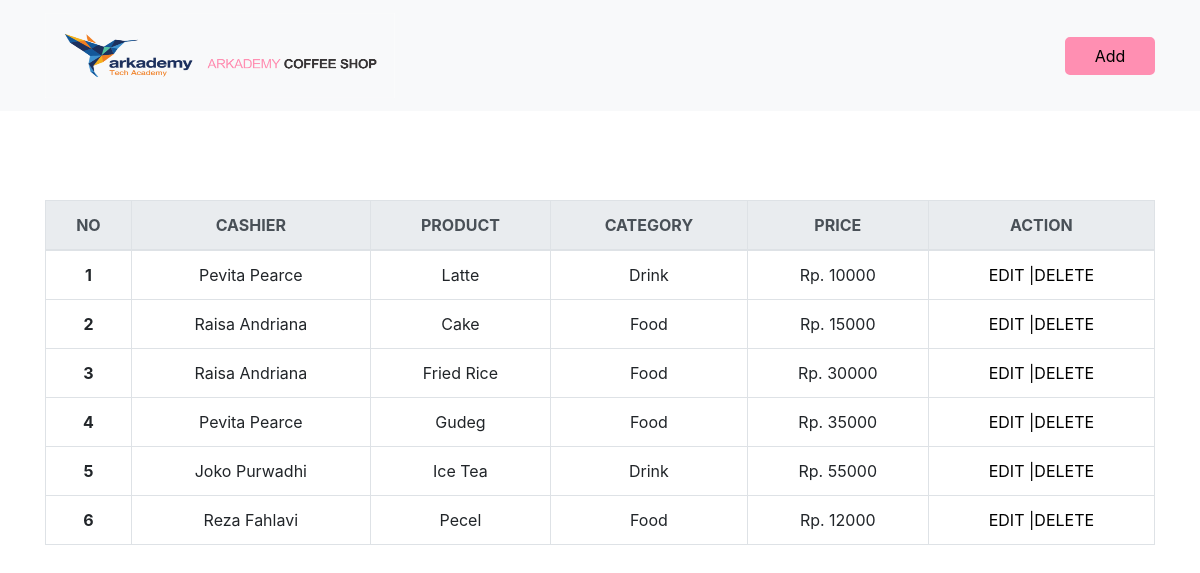
Page /6C/index.php on the committed database.
### tables this page shows
CREATE TABLE `product` (
  `id` int(11) NOT NULL,
  `name` varchar(50) NOT NULL,
  `price` int(10) NOT NULL,
  `id_category` int(11) NOT NULL,
  `id_cashier` int(11) NOT NULL
);

CREATE TABLE `cashier` (
  `id_cashier` int(11) NOT NULL,
  `name` varchar(100) NOT NULL
);

CREATE TABLE `category` (
  `id_category` int(11) NOT NULL,
  `name` varchar(100) NOT NULL
);

### 6C/index.php (the view, shortened to what this page needs)
<!DOCTYPE html>
<html lang="en">
<head>
    <link rel="stylesheet" href="https://maxcdn.bootstrapcdn.com/bootstrap/4.0.0/css/bootstrap.min.css">
</head>
<body>
    <nav class="navbar navbar-light fixed-top bg-light">
        <div class='container'>
            <a class="navbar-brand" href="#">
                <img src="assets/img/logo.png" width="350" height="85" class="d-inline-block" alt="">
            </a>
            <form class="form-inline">
                <button class="button" type="button" data-toggle="modal" data-target="#add">Add</button>
            </form>
        </div>
    </nav>
    <div class="container tables" id='data'>
        <table class="table table-bordered text-center">
            <thead class="thead-light">
                <tr>
                <th scope="col">NO</th>
                <th scope="col">CASHIER</th>
                <th scope="col">PRODUCT</th>
                <th scope="col">CATEGORY</th>
                <th scope="col">PRICE</th>
                <th scope="col">ACTION</th>
                </tr>
            </thead>
            <tbody>
                <?php
                include ('koneksi.php');
                $hasil = mysqli_query($koneksi, "SELECT id, cashier.name, product.name, category.name, price, cashier.id_cashier, category.id_category
                                                 FROM product, cashier, category
                                                 WHERE product.id_category=category.id_category
                                                       AND product.id_cashier=cashier.id_cashier");
                $bil = 1;
                while($baca=mysqli_fetch_array($hasil)){
                    echo'
                    <tr>
                        <th scope="row">'. $bil++ .'</th>
                        <td>'.$baca[1].'</td>
                        <td>'.$baca[2].'</td>
                        <td>'.$baca[3].'</td>
                        <td>Rp. '.$baca[4].'</td>
                        <td>
                            <button class="unstyled-button" onclick="edit(\''.$baca[0].'\',\''.$baca['id_cashier'].'\',\''.$baca[2].'\',\''.$baca['id_category'].'\',\''.$baca[4].'\')">EDIT</a> |
                            <button class="unstyled-button" onclick="deleted('.$baca[0].')">DELETE</a>
                        </td>
                    </tr>
                    ';
                };
                ?>
            </tbody>
        </table>
    </div>
</body>
</html>

### 6C/index.php (style rules this page uses)
.unstyled-button { border: none; padding: 0; background: none; }
.tables { margin-top: 200px; }
.table-bordered { -webkit-border-radius: 100px !important; -moz-border-radius: 100px !important; border-radius: 100px !important; }
.button { border: 2px solid #FF8FB2; background-color: #FF8FB2; width: 90px; padding: 5px; border-radius: 5px; }

### rows in the picture
product: id_cashier.name "Pevita Pearce", name "Latte", id_category.name "Drink", price "10000"
product: id_cashier.name "Raisa Andriana", name "Cake", id_category.name "Food", price "15000"
product: id_cashier.name "Raisa Andriana", name "Fried Rice", id_category.name "Food", price "30000"
product: id_cashier.name "Pevita Pearce", name "Gudeg", id_category.name "Food", price "35000"
product: id_cashier.name "Joko Purwadhi", name "Ice Tea", id_category.name "Drink", price "55000"
product: id_cashier.name "Reza Fahlavi", name "Pecel", id_category.name "Food", price "12000"
